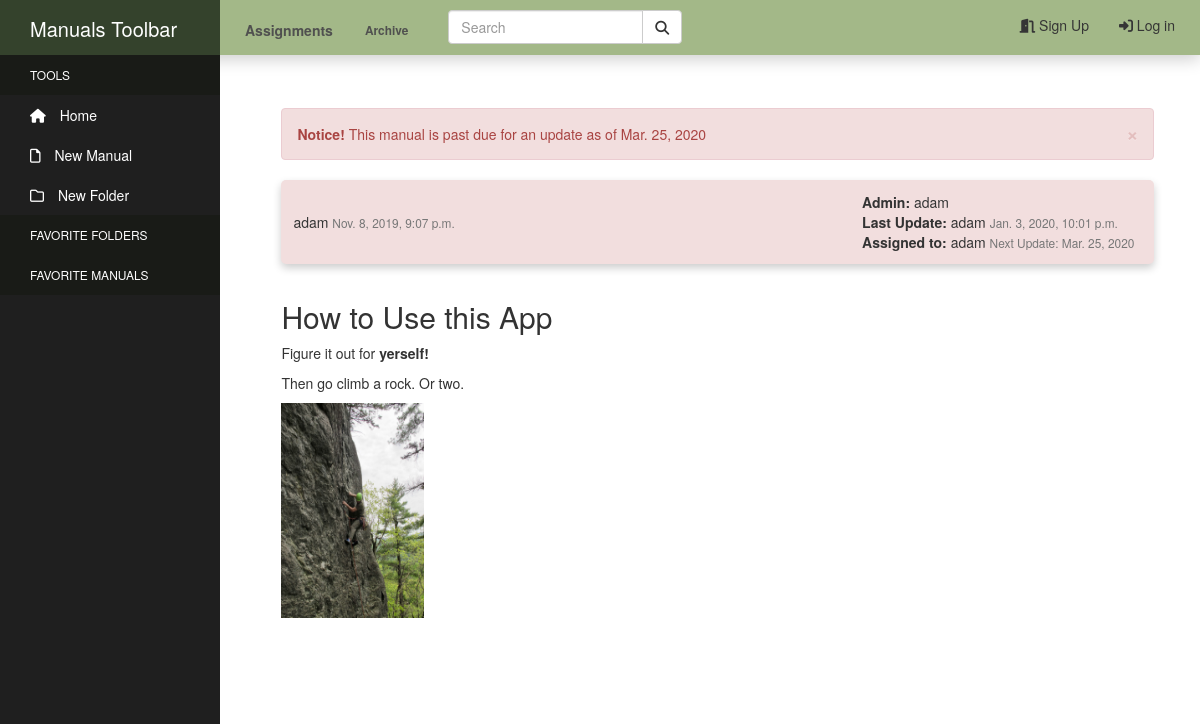
Page /manual/2/ on the earlier database version.
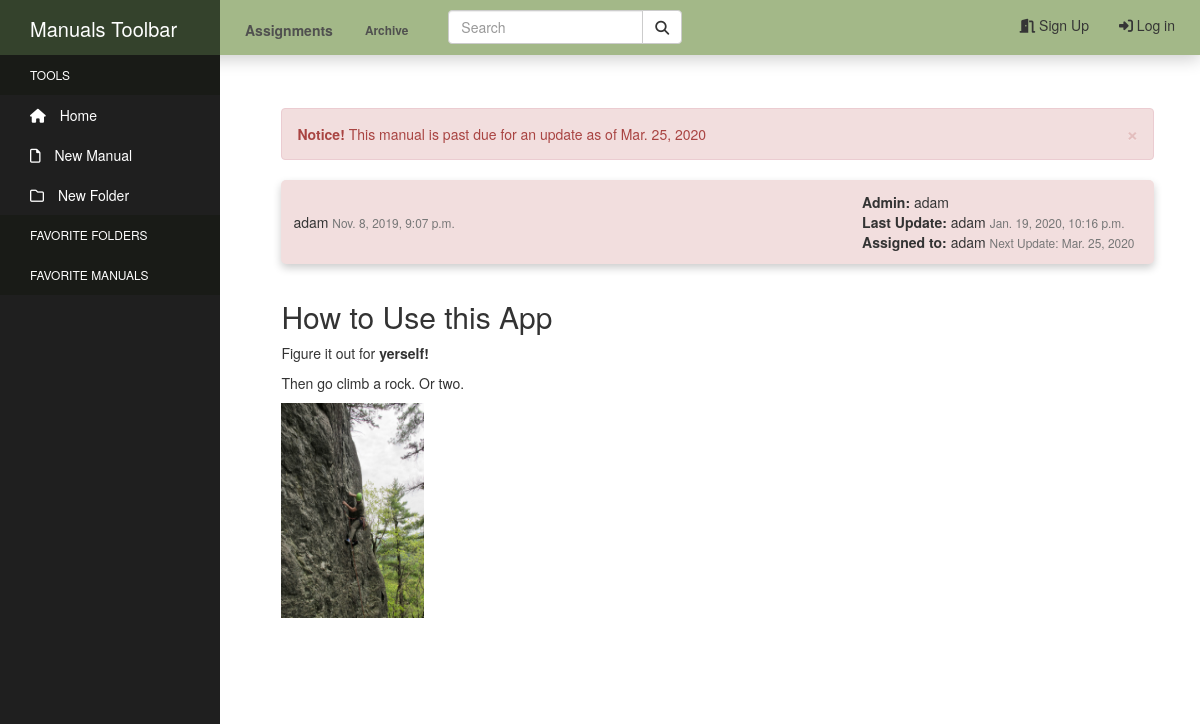
Same page on the later database version.
### manuals/models.py (models this page shows, shortened)
class Manual(models.Model):
    title = models.CharField(max_length=100)
    author = models.ForeignKey(User, related_name='author', null=True, on_delete=models.SET_NULL)
    content = models.TextField()
    tags = models.CharField(max_length=150, blank=True, null=True)
    pub_date = models.DateTimeField('Date Published', auto_now_add=True)
    admin = models.ManyToManyField(User, related_name='admin_of')
    department = models.ForeignKey(Department, related_name='manual_set', null=True, on_delete=models.SET_NULL)
    last_update = models.DateTimeField('Last Update', null=True, auto_now=True)
    last_update_by = models.ForeignKey(User, related_name='updated_by', null=True, on_delete=models.SET_NULL)
    next_update = models.DateTimeField('Next Update Due', null=True)
    update_assigned_to = models.ForeignKey(User, related_name='assigned_to', blank=True, null=True, on_delete=models.SET_NULL)
    is_archived = models.BooleanField('Archived', default=False)
    folder = TreeForeignKey(
    'Directory',
    default=1,
    related_name='manuals',
    on_delete=models.CASCADE
    )
    def update_status(self):
        now = timezone.now()
        status = [
            'up_to_date',
            'due_soon',
            'overdue'
        ]
        if self.next_update - now >= datetime.timedelta(weeks=2):
            return status[0]
        elif self.next_update - now <= datetime.timedelta(days=0):
            return status[2]
        else:
            return status[1]
    objects = models.Manager()
    active_objects = ManualActiveManager()

### manuals/views.py (the view)
# urls.py: path('manual/<int:pk>/', views.ManualDetail.as_view(), name='manual-detail'),
class ManualDetail(DetailView):
    model = Manual
    template_name = 'manuals/manual_detail.html'
    context_object_name = 'manual'

### manuals_site/my_processors/my_context.py (called while the page is built)
def custom_message_processor(request):
    messages = []
    uniq_messages = []
    for m in get_messages(request):
        if m.message not in messages:
            messages.append(m.message)
            uniq_messages.append(m)
    return {'messages': uniq_messages}

### manuals/templates/manuals/manual_detail.html (shortened to what this page needs)
{% extends "manuals/header.html" %}
{% load static %}
{% block content %}
    <article class="media content-section">
        <div class="media-body">
            {% if manual.update_status == "due_soon" %}
                <div class="alert alert-warning alert-dismissible" role="alert">
                    <button type="button" class="close" data-dismiss="alert" aria-label="Close"><span aria-hidden="true">&times;</span></button>
                    <strong>Notice!</strong> This manual is due for an update by {{ manual.next_update|date:"M. d, Y" }}
                </div>
                <div class="article-head manual-warning">
            {% elif manual.update_status == "overdue" %}
                <div class="alert alert-danger alert-dismissible" role="alert">
                    <button type="button" class="close" data-dismiss="alert" aria-label="Close"><span aria-hidden="true">&times;</span></button>
                    <strong>Notice!</strong> This manual is past due for an update as of {{ manual.next_update|date:"M. d, Y" }}
                </div>
                <div class="article-head manual-danger">
            {% else %}
                <div class="article-head">
            {% endif %}
                    <div class="article-info">
                        <div class="article-metadata">
                            <a class="mr-2" href="#">{{ manual.author }}</a>
                            <small class="text-muted">{{ manual.pub_date }}</small>
                        </div>
                    </div>
                    <div class="article-update">
                        <span>
                            <strong>Admin: </strong>
                            {% for admin in manual.admin.all %}
                                <a class="mr-2 admin-assigned" href="#">{{ admin }}</a>
                            {% endfor %}
                        </span>
                        <div class="article-metadata">
                            <strong>Last Update: </strong><a class="mr-2" href="#">{{ manual.last_update_by }}</a>
                            <small class="text-muted">{{ manual.last_update }}</small>
                        </div>
                        <div class="article-metadata">
                            <strong>Assigned to: </strong><a class="mr-2" href="#">{{ manual.update_assigned_to }}</a>
                            <small class="text-muted">Next Update: {{ manual.next_update|date:"M. d, Y" }}</small>
                        </div>
                    </div>
                </div>
                <h2 class="article-title">{{ manual.title }}</h2>
                <p class="article-content">{{ manual.content|safe }}</p>
            </div>
    </article>
{% endblock %}

### manuals/templates/manuals/header.html (shortened to what this page needs)
<!DOCTYPE html>
<html lang="en">
<head>
    {% load static %}
    <link rel="stylesheet" type="text/css" href="{% static 'manuals/css/bootstrap.css' %}">
    <link rel="stylesheet" type="text/css" href="{% static 'manuals/css/styles.css' %}">
    <link rel="stylesheet" href="https://cdnjs.cloudflare.com/ajax/libs/font-awesome/4.7.0/css/font-awesome.min.css">
</head>
<body>
  <nav class="navbar navbar-default navbar-fixed-top">
    <div class="container-fluid nav-container">
      <div class="navbar-header">
        <a class="navbar-brand" href="#">Market Manuals</a>
      </div>
      <ul class="nav navbar-nav nav-pills">
        <li><a href="{% url 'assignments' %}"><strong>Assignments</strong></a></li>
        <li><a class="archive-link" href="{% url 'archive' %}"><strong>Archive</strong></a></li>
      </ul>
      <ul class="nav nav-pills navbar-right">
        {% if user.is_authenticated %}
          <li><a href="{% url 'logout' %}"><i class="fas fa-sign-out-alt"></i> Log out</a></li>
          <li><a href="{% url 'profile' %}"><i class="fas fa-user-astronaut"></i> {{ user.username }}</a></li>
        {% else %}
          <li><a href="{% url 'login' %}"><i class="fas fa-sign-in-alt"></i> Log in</a></li>
          <li><a href="{% url 'register' %}"><i class="fas fa-door-open"></i> Sign Up</a></li>
        {% endif %}
      </ul>
      <form class="navbar-form navbar-left" action="/action_page.php">
        <div class="input-group">
          <input type="text" class="form-control" placeholder="Search">
          <div class="input-group-btn">
            <button class="btn btn-default" type="submit">
              <i class="fas fa-search"></i>
            </button>
          </div>
        </div>
      </form>
    </div>
  </nav>
    <div class="sidebar-container">
            <div class="sidebar-logo">
              Manuals Toolbar
            </div>
            <ul class="sidebar-navigation">
              <li class="header">Tools</li>
              <li>
                <a href="{% url 'index' %}">
                  <i class="fa fa-home" aria-hidden="true"></i> Home
                </a>
              </li>
              <li>
                <a id="new-manual" href="{% url 'manual-create' %}">
                  <i class="far fa-file" aria-hidden="true"></i> New Manual
                </a>
              </li>
              <li>
                <a id="new-dir" href="#">
                  <i class="far fa-folder" aria-hidden="true"></i> New Folder
                </a>
              </li>
              <li class="header">Favorite Folders</li>
              <li class="header">Favorite Manuals</li>
            </ul>
          </div>
          <div class="content-container">
            <div class="container-fluid main-container">
              {% block content %}
              {% endblock %}
            </div>
          </div>
</body>
</html>

### manuals/static/manuals/css/styles.css (style rules this page uses)
.container-fluid.main-container { margin-top: 25px; }
.sidebar-container { position: fixed; width: 220px; height: 100%; left: 0; overflow-x: hidden; overflow-y: auto; background: #1f1f1f; color: #fff; z-index: 2; top: 0; }
.sidebar-logo { position: sticky; padding: 15px 15px 5px 30px; font-size: 20px; height: 55px; background-color: rgb(52, 66, 44); z-index: 3; top: 0; }
.sidebar-navigation { padding: 0; margin: 0; list-style-type: none; position: relative; }
.sidebar-navigation li { background-color: transparent; position: relative; display: inline-block; width: 100%; line-height: 20px; }
.sidebar-navigation li a { padding: 10px 15px 10px 30px; display: block; color: #fff; }
.sidebar-navigation li .fa { margin-right: 10px; }
.sidebar-navigation li .far { margin-right: 10px; }
.sidebar-navigation .header { font-size: 12px; text-transform: uppercase; background-color: #191b17; padding: 10px 15px 10px 30px; }
.sidebar-navigation .header::before { background-color: transparent; }
.content-container { padding-left: 235px; margin-top: 30px; padding-top: 45px; }
.container-fluid.nav-container { padding-left: 0px; }
.navbar { max-height: 55px; min-height: 55px; }
.navbar-default { border: none; border-radius: 0px; background-color: rgb(163, 184, 136); z-index: 2; box-shadow: 0px 4px 16px 0px rgba(0,0,0,0.2); }
.navbar-header { background-color: rgb(52, 66, 44); width: 220px; margin: 0px; }
.navbar-brand { color: #fff; }
.nav-pills { padding-left: 10px; padding-right: 10px; padding-top: 5px; }
.navbar-default .navbar-nav > li > a { color: rgba(78, 78, 78, 0.986); }
.input-group { top: 2px; }
.navbar-default .navbar-nav li .archive-link { font-size: 85%; }
.media-body { padding: 8px; }
.article-head { position: relative; display: flex; background-color: rgb(224, 221, 221); margin: auto; border-radius: 5px; padding: 12px; margin-bottom: 36px; align-items: center; box-shadow: 0px 4px 8px 0px rgba(0,0,0,0.2); }
.article-head.manual-danger { background-color: #f2dede; }
.article-info { display: block; }
.article-update { position: relative; left: 200px; margin: auto; overflow: auto; }
.content-section { width: 95%; margin: auto; margin-bottom: 60px; }

Differences in the rows shown:
changed Manual "How to Use this App": last_update "Jan. 3, 2020, 10:01 p.m." → "Jan. 19, 2020, 10:16 p.m."
